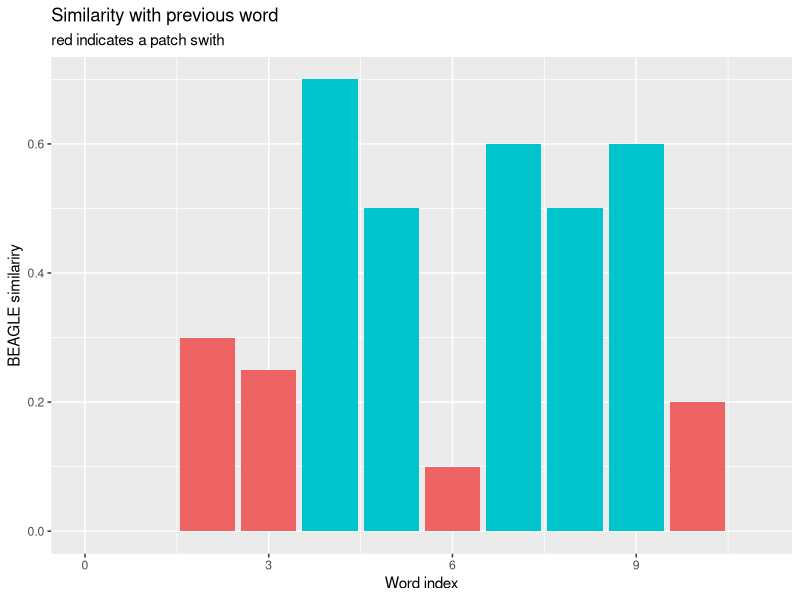
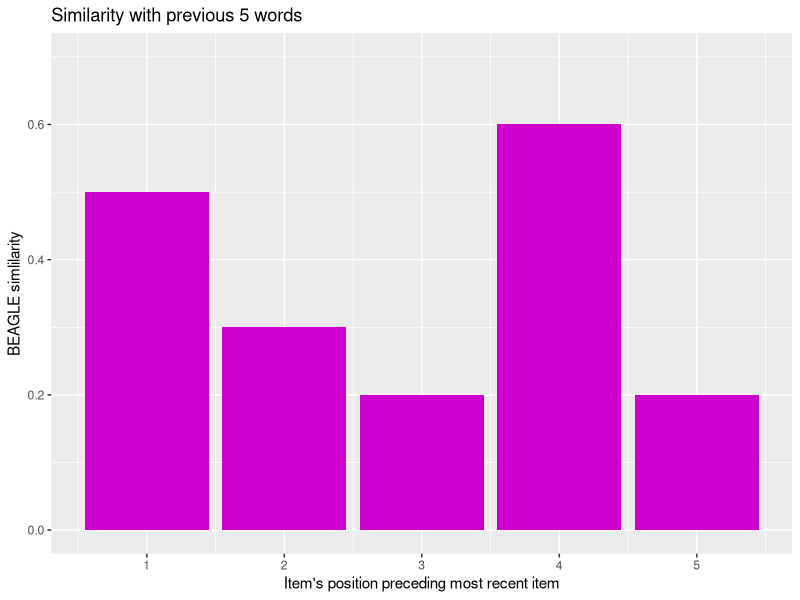
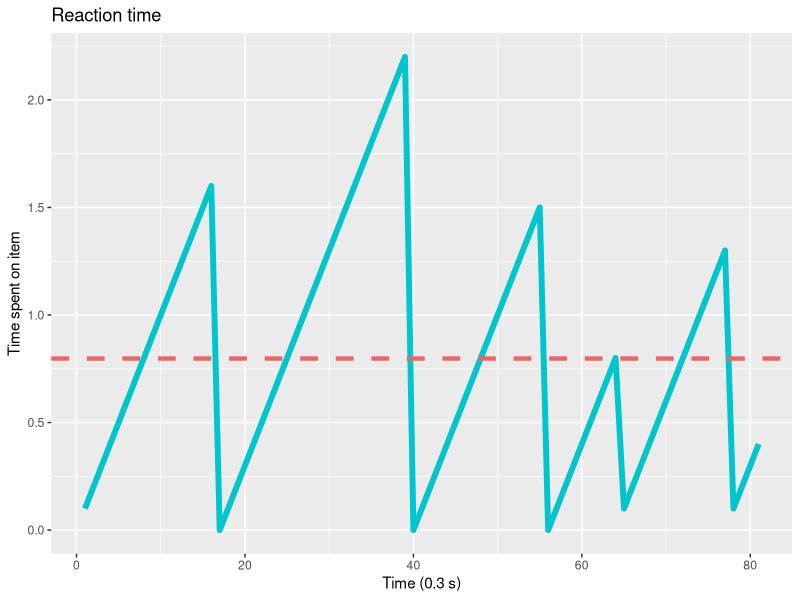
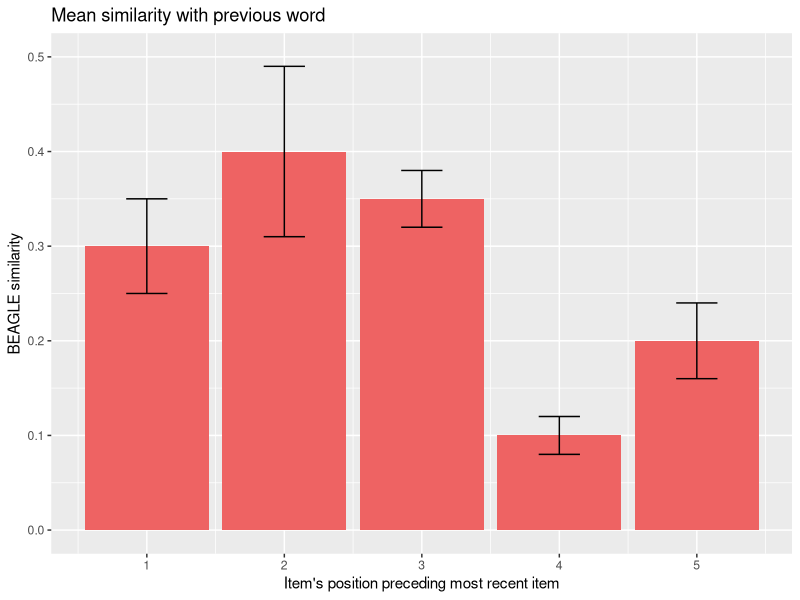
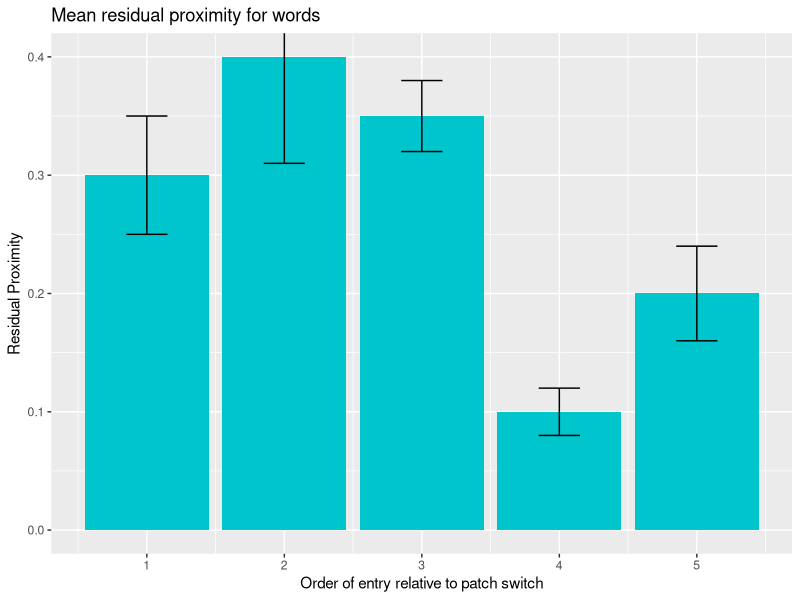
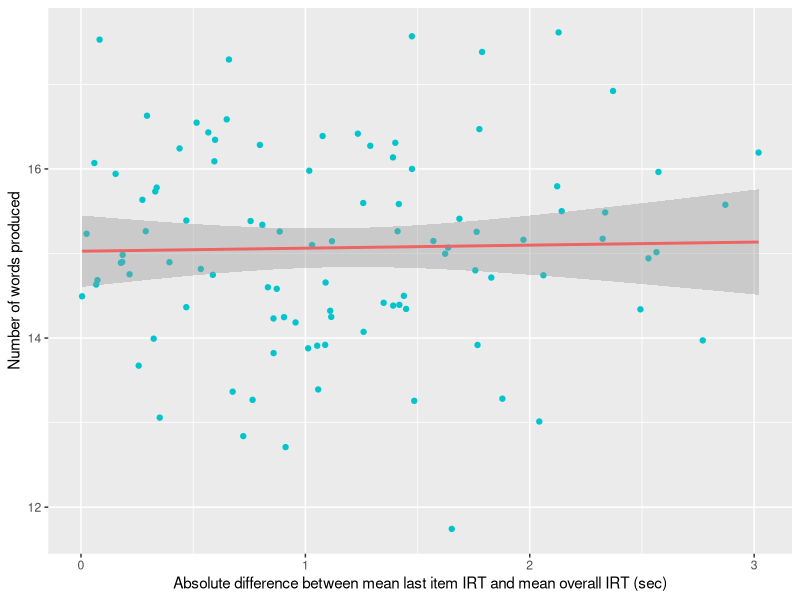

The R script that drew these images, in order:
## ---- chunk 1

if(!"ggplot2" %in% installed.packages()) 
{ 
    install.packages("ggplot2") 
}
library(ggplot2)

vector <- c(0,0.30,0.25,0.70,0.50,0.10, 0.60,0.50,0.60,0.20,0.10)
color <- c("indianred2","indianred2","indianred2", "turquoise3", "turquoise3", "indianred2", "turquoise3", "turquoise3", "turquoise3", "indianred2", "indianred2")

ggplot(data.frame(vector),aes(seq_along(vector),vector))+
    geom_bar(stat="identity", fill = color) +
    ylab("BEAGLE similariry") +
    xlab("Word index") +
    ggtitle("Similarity with previous word",subtitle = "red indicates a patch swith") +
    xlim(c(0,11)) +
    ylim(c(0,0.7)) 

## ---- chunk 2

similarity <- c(0.50, 0.30, 0.20,0.60,0.20)

ggplot(data.frame(similarity),aes(seq_along(similarity),similarity))+
                                geom_bar(stat="identity", fill = "magenta3") +
                                ylab("BEAGLE simlilarity") +
                                xlab("Item's position preceding most recent item") +
                                ggtitle("Similarity with previous 5 words") +
                                ylim(c(0,0.7))

## ---- chunk 3
time <- c(0.1,0.2,0.3,0.4,0.5,0.6,0.7,0.8,0.9,1,1.1,1.2,1.3,1.4,1.5,1.6,0,0.1,0.2,0.3,0.4,0.5,0.6,0.7,0.8,0.9,1,1.1,1.2,1.3,1.4,1.5,1.6,1.7,1.8,1.9,2,2.1,2.2,0,0.1,0.2,0.3,0.4,0.5,0.6,0.7,0.8,0.9,1,1.1,1.2,1.3,1.4,1.5,0,0.1,0.2,0.3,0.4,0.5,0.6,0.7,0.8,0.1,0.2,0.3,0.4,0.5,0.6,0.7,0.8,0.9,1,1.1,1.2,1.3,0.1,0.2,0.3,0.4) 

ggplot(data.frame(time), aes(seq_along(time),time)) +
        ggtitle("Reaction time") + 
        geom_line(size = 2, col = "turquoise3", linetype = 1) +
        xlab("Time (0.3 s)") +
        ylab("Time spent on item") +
        geom_hline(yintercept = mean(time), col = "indianred2",linetype = 2,size = 1.5)

## ---- chunk 4

m <- c(0.30,0.40,0.35,0.10,0.20)
s <- c(0.05,0.09,0.03,0.02,0.04)

ggplot(data.frame(m), aes(seq_along(m),m)) + 
                geom_bar(stat = "identity", fill = "indianred2") +
                ylab("BEAGLE similarity") +
                xlab("Item's position preceding most recent item") +
                ggtitle("Mean similarity with previous word") +
                ylim(c(0,0.5)) + 
                geom_errorbar(aes(ymin = m-s, ymax = m+s,width = .3))

## ---- chunk 5

m <- c(0.30,0.40,0.35,0.10,0.20)
s <- c(0.05,0.09,0.03,0.02,0.04)

ggplot(data.frame(m),aes(seq_along(m),m)) +
                geom_bar(stat = "identity", fill = "turquoise3") +
                xlab("Order of entry relative to patch switch") +
                ylab("Residual Proximity") +
                ggtitle("Mean residual proximity for words") +
                geom_errorbar(ymin = m-s, ymax = m+s,width = .3)
## ---- chunk 6

mean.irt <- rnorm(100,mean = 2,sd = 1)
mean.ov <- rep(1,100)
pro <- rnorm(100,15,1)

ggplot(data.frame(abs(mean.irt-mean.ov)),aes(abs(mean.irt-mean.ov), pro)) + 
            geom_point(col = "turquoise3") +
            ylab("Number of words produced") +
            xlab("Absolute difference between mean last item IRT and mean overall IRT (sec)") +
            geom_smooth(method='lm', col = "indianred2")
